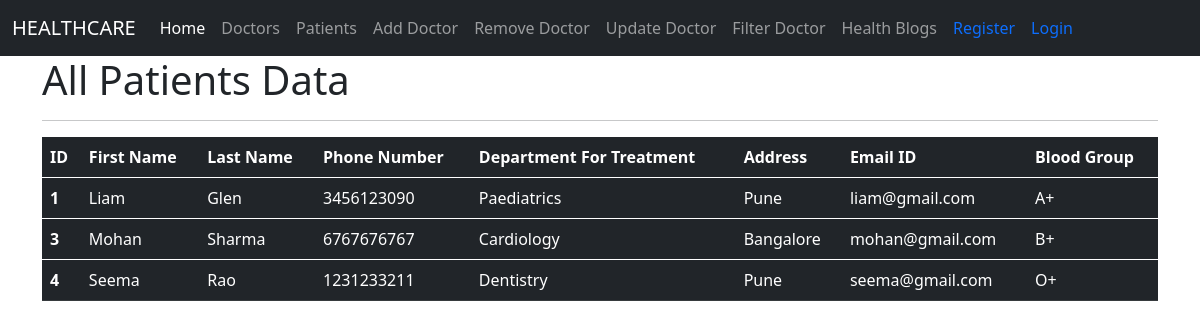
The app's page /all_patient_records with its own data.
### healthcare/models.py (models this page shows)
class Patients(models.Model):
     firstname = models.CharField(max_length=100)
     lastname = models.CharField(max_length=100)
     treat_dept = models.CharField(max_length=100)
     address = models.CharField(max_length=100)
     phonenum = models.IntegerField(default=0)
     emailid = models.EmailField(unique=True)
     bloodgroup = models.CharField(max_length=100)
     def __str__(self):
         return "%s %s %s %s" %(self.firstname, self.lastname, self.treat_dept,self.phonenum)

### healthcare/views.py (the view)
# urls.py: path('all_patient_records',views.allpatients,name='all_patient_records'),
def allpatients(request):
    patients = Patients.objects.all()
    context = {
        'patients': patients,
    }
    print(context)
    return render(request, 'view_all_patients.html', context)

### templates/view_all_patients.html
{% extends 'base.html' %}
{% block body %}
  <div class="container">
          <h1>All Patients Data</h1>
      <hr>
     <table class="table table-dark">
  <thead>
    <tr>
      <th scope="col">ID</th>
      <th scope="col">First Name</th>
      <th scope="col">Last Name</th>
      <th scope="col">Phone Number</th>
      <th scope="col">Department For Treatment</th>
      <th scope="col">Address</th>
      <th scope="col">Email ID</th>
      <th scope="col">Blood Group</th>
    </tr>
  </thead>
         {% for pat in patients %}
  <tbody>
    <tr>
      <th scope="row">{{pat.id}}</th>
      <td>{{pat.firstname}}</td>
      <td>{{pat.lastname}}</td>
      <td>{{pat.phonenum}}</td>
      <td>{{pat.treat_dept}}</td>
      <td>{{pat.address}}</td>
      <td>{{pat.emailid}}</td>
      <td>{{pat.bloodgroup}}</td>
    </tr>
  </tbody>
         {% endfor %}
</table>
  </div>
  {% endblock body %}

### records on screen
Patients: id "1", firstname "Liam", lastname "Glen", phonenum "3456123090", treat_dept "Paediatrics", address "Pune", emailid "liam@gmail.com", bloodgroup "A+"
Patients: id "3", firstname "Mohan", lastname "Sharma", phonenum "6767676767", treat_dept "Cardiology", address "Bangalore", emailid "mohan@gmail.com", bloodgroup "B+"
Patients: id "4", firstname "Seema", lastname "Rao", phonenum "1231233211", treat_dept "Dentistry", address "Pune", emailid "seema@gmail.com", bloodgroup "O+"
